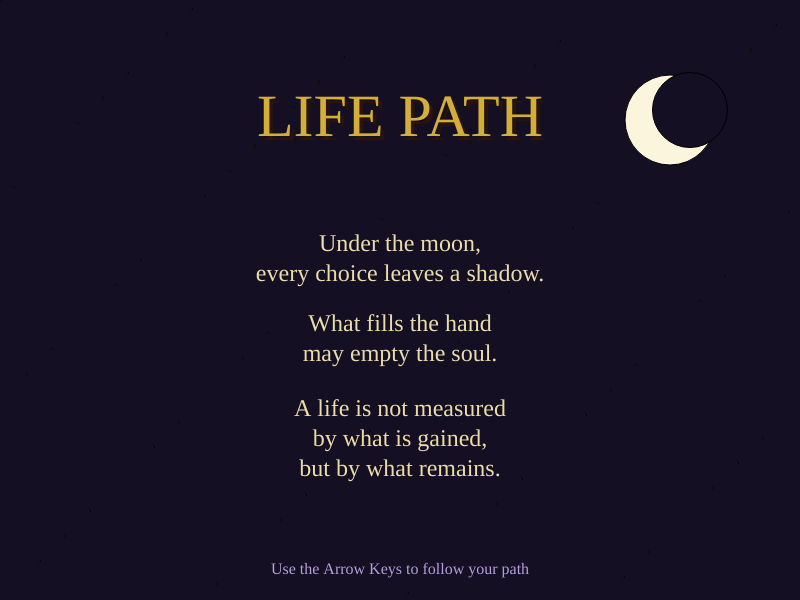
Frame 1 (no input)
Frame 60 (no input): identical to frame 1, image omitted
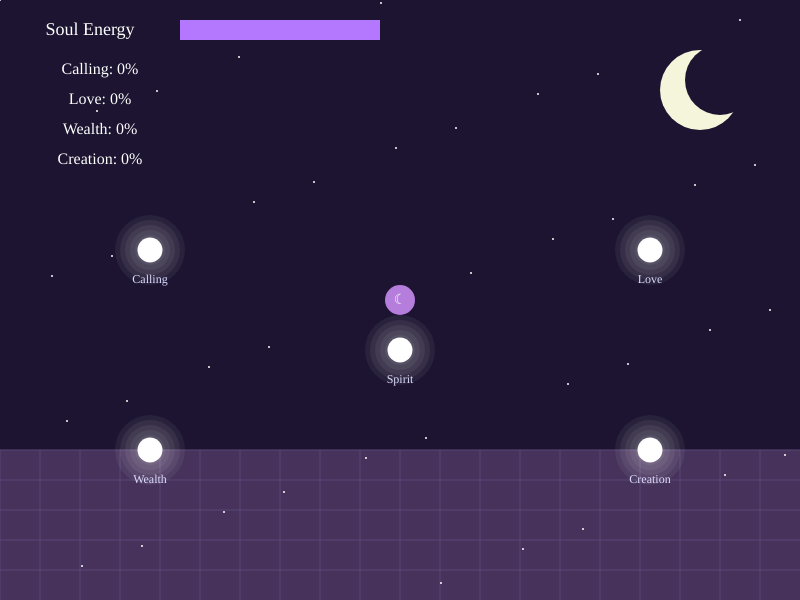
Frame 120 (the mouse pressed at the canvas centre since frame 60)

The p5.js sketch that drew these frames (run headless with seeded random() and noise() and a simulated clock; from frame 60 on, the mouse is pressed at the canvas centre):

// p5.js sketch
// ── sketch.js
let titleFont;

let playerX = 400;
let playerY = 300;

let soul = 100;



let career = 0;
let family = 0;
let wealth = 0;
let creativity = 0;

let gameState = "START";

let lifePath="";
let goals = [];



function setup() {
  createCanvas(800, 600);
  textAlign(CENTER, CENTER);

  goals.push({ name: "Calling", x: 150, y: 250, done: false });
  goals.push({ name: "Love", x: 650, y: 250, done: false });
  goals.push({ name: "Wealth", x: 150, y: 450, done: false });
  goals.push({ name: "Creation", x: 650, y: 450, done: false });
  goals.push({ name: "Spirit", x: 400, y: 350, done: false });
}

function draw() {

  if (gameState == "START") {
    startScreen();
  }

  if (gameState == "PLAY") {
    playGame();
  }

  if (gameState == "END") {
    endScreen();
  }
}

function startScreen() {

  background(20, 15, 35);

  // stars

  fill(255, 255, 255, 120);

  for (let i = 0; i < 60; i++) {
    circle(
      (i * 127) % width,
      (i * 73) % height,
      2
    );
  }

  // moon

  fill(250, 245, 220);
  circle(670, 120, 90);

  fill(20, 15, 35);
  circle(690, 110, 75);

  // title shadow

  fill(40, 20, 10);

  textFont("Garamond");
  textSize(60);

  text("LIFE PATH", width / 2 + 4, 124);

  // gold title

  fill(212, 175, 55);

  text("LIFE PATH", width / 2, 120);

  // subtitle

  fill(235, 220, 170);

textSize(24);

text(
  "Under the moon,\nevery choice leaves a shadow.",
  width / 2,
  260
);

text(
  "What fills the hand\nmay empty the soul.",
  width / 2,
  340
);

text(
  "A life is not measured\nby what is gained,\nbut by what remains.",
  width / 2,
  440
);
 fill(180, 160, 220);

textSize(16);

text(
  "Use the Arrow Keys to follow your path",
  width / 2,
  570
);
}


function playGame() {

  background(28, 20, 48);

  // crystal shop floor

  fill(70, 50, 90);
  rect(0, 450, width, 150);

  stroke(90, 70, 120);

  for (let x = 0; x < width; x += 40) {
    line(x, 450, x, height);
  }

  for (let y = 450; y < height; y += 30) {
    line(0, y, width, y);
  }

  noStroke();

  // moon

  fill(245, 245, 220);
  circle(700, 90, 80);

  fill(28, 20, 48);
  circle(720, 80, 70);

  // stars

  fill(255);

  for (let i = 0; i < 40; i++) {
    circle(
      (i * 157) % width,
      (i * 91) % height,
      2
    );
  }

  movePlayer();

  // soul bar

  fill(255);

  textSize(18);
  text("Soul Energy", 90, 30);

  fill(100);
  rect(180, 20, 200, 20);

  fill(180, 120, 255);
  rect(180, 20, soul * 2, 20);

  // stats

  fill(255);

  textSize(16);

  text("Calling: " + career + "%", 100, 70);
  text("Love: " + family + "%", 100, 100);
  text("Wealth: " + wealth + "%", 100, 130);
  text("Creation: " + creativity + "%", 100, 160);

  // player

  fill(181, 126, 220);
  circle(playerX, playerY, 30);

  fill(255);
  textSize(14);
  text("☾", playerX, playerY);

  // goals

  for (let g of goals) {

    if (!g.done) {

      // glowing orb

      for (let r = 70; r > 20; r -= 10) {

        fill(255, 255, 255, 15);
        noStroke();
        circle(g.x, g.y, r);
      }

      // orb center

      fill(255);
      circle(g.x, g.y, 25);

      // orb shine

      fill(255);
      circle(g.x - 4, g.y - 4, 8);

      // label

      fill(220, 220, 255);
      textSize(12);
      text(g.name, g.x, g.y + 30);

      let d = dist(
        playerX,
        playerY,
        g.x,
        g.y
      );

      if (d < 35) {

  if (lifePath == "") {
    lifePath = g.name;
  }

  if (g.name == "Calling") {
    career = 100;
    soul -= 15;
  }

  if (g.name == "Love") {
    family = 100;
    soul -= 5;
  }

  if (g.name == "Wealth") {
    wealth = 100;
    soul -= 20;
  }

  if (g.name == "Creation") {
    creativity = 100;
    soul += 10;
  }

  if (g.name == "Spirit") {
    soul += 15;
  }

  soul = constrain(soul, 0, 100);

  g.done = true;
}
    }
  }

  let complete = true;

  for (let g of goals) {

    if (!g.done) {
      complete = false;
    }
  }

  if (complete) {
    gameState = "END";
  }
}

function movePlayer() {

  // Arrow Keys

  if (keyIsDown(LEFT_ARROW)) {
    playerX -= 4;
  }

  if (keyIsDown(RIGHT_ARROW)) {
    playerX += 4;
  }

  if (keyIsDown(UP_ARROW)) {
    playerY -= 4;
  }

  if (keyIsDown(DOWN_ARROW)) {
    playerY += 4;
  }

  // WASD

  if (keyIsDown(65)) {
    playerX -= 4;
  }

  if (keyIsDown(68)) {
    playerX += 4;
  }

  if (keyIsDown(87)) {
    playerY -= 4;
  }

  if (keyIsDown(83)) {
    playerY += 4;
  }

  playerX = constrain(playerX, 15, width - 15);
  playerY = constrain(playerY, 15, height - 15);
}

function endScreen() {

  //Animated Indigo background
  background(75, 0, 130 + sin(frameCount* 0.05) * 20);
  //Floating sparkles

  fill(255,255,255,120)
  for  (let i =0; i <40;i++){

   circle(
      (i * 73) % width,
      ((i * 51) + frameCount * 2) % height,
      4
    );
  }

  fill(255);

  textFont("Garamond")
  
  textSize(50);
  text("Your Life Path", width / 2, 120);

  textSize(24);

  text("Calling: " + career + "%", width / 2, 220);
  text("Love: " + family + "%", width / 2, 260);
  text("Wealth: " + wealth + "%", width / 2, 300);
  text("Creation: " + creativity + "%", width / 2, 340);
  
textSize(30);
  
  text(
    "Soul Energy: " + soul + "%",
    width / 2,
    430
  );

  textSize(22);
 if (lifePath == "Wealth") {

    text(
      "Success was gained, but at a cost.",
      width / 2,
      520
    );

  }

  else if (lifePath == "Love") {

    text(
      "Relationships shaped your journey.",
      width / 2,
      520
    );

  }

  else if (lifePath == "Calling") {

    text(
      "You followed your purpose through life.",
      width / 2,
      520
    );

  }

  else if (lifePath == "Creation") {

    text(
      "A life of imagination and expression.",
      width / 2,
      520
    );

  }

  else if (lifePath == "Spirit") {

    text(
      "You sought wisdom beyond the material world.",
      width / 2,
      520
    );
  }
}

function mousePressed() {

  if (gameState == "START") {
    gameState = "PLAY";
  }
}
